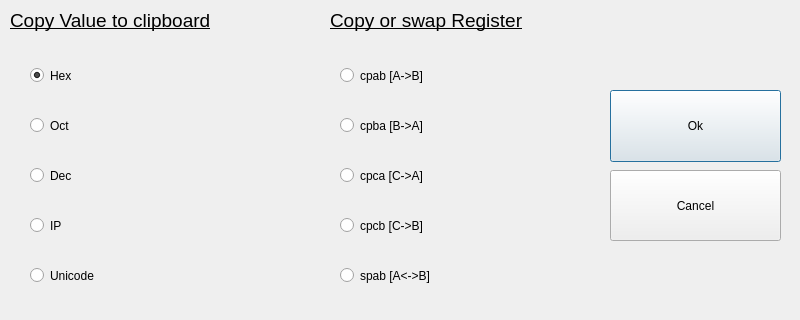
<?xml version="1.0" encoding="UTF-8"?>
<ui version="4.0">
 <class>copyDialog</class>
 <widget class="QDialog" name="copyDialog">
  <property name="geometry">
   <rect>
    <x>0</x>
    <y>0</y>
    <width>800</width>
    <height>320</height>
   </rect>
  </property>
  <property name="windowTitle">
   <string>Copy Dialog</string>
  </property>
  <widget class="QWidget" name="layoutWidget">
   <property name="geometry">
    <rect>
     <x>610</x>
     <y>90</y>
     <width>171</width>
     <height>151</height>
    </rect>
   </property>
   <layout class="QVBoxLayout" name="verticalLayout">
    <property name="spacing">
     <number>8</number>
    </property>
    <item>
     <widget class="QPushButton" name="pushButton_ok">
      <property name="sizePolicy">
       <sizepolicy hsizetype="Minimum" vsizetype="Minimum">
        <horstretch>0</horstretch>
        <verstretch>0</verstretch>
       </sizepolicy>
      </property>
      <property name="text">
       <string>Ok</string>
      </property>
     </widget>
    </item>
    <item>
     <widget class="QPushButton" name="pushButton_cancel">
      <property name="sizePolicy">
       <sizepolicy hsizetype="Minimum" vsizetype="Minimum">
        <horstretch>0</horstretch>
        <verstretch>0</verstretch>
       </sizepolicy>
      </property>
      <property name="text">
       <string>Cancel</string>
      </property>
     </widget>
    </item>
   </layout>
  </widget>
  <widget class="QRadioButton" name="radioButton_spab">
   <property name="geometry">
    <rect>
     <x>340</x>
     <y>250</y>
     <width>161</width>
     <height>51</height>
    </rect>
   </property>
   <property name="text">
    <string>spab [A&lt;-&gt;B]</string>
   </property>
   <attribute name="buttonGroup">
    <string notr="true">buttonGroup</string>
   </attribute>
  </widget>
  <widget class="QRadioButton" name="radioButton_unicode">
   <property name="geometry">
    <rect>
     <x>30</x>
     <y>250</y>
     <width>251</width>
     <height>51</height>
    </rect>
   </property>
   <property name="text">
    <string>Unicode</string>
   </property>
   <attribute name="buttonGroup">
    <string notr="true">buttonGroup</string>
   </attribute>
  </widget>
  <widget class="QRadioButton" name="radioButton_cpca">
   <property name="geometry">
    <rect>
     <x>340</x>
     <y>150</y>
     <width>161</width>
     <height>51</height>
    </rect>
   </property>
   <property name="text">
    <string>cpca [C-&gt;A]</string>
   </property>
   <attribute name="buttonGroup">
    <string notr="true">buttonGroup</string>
   </attribute>
  </widget>
  <widget class="QRadioButton" name="radioButton_dec">
   <property name="geometry">
    <rect>
     <x>30</x>
     <y>150</y>
     <width>251</width>
     <height>51</height>
    </rect>
   </property>
   <property name="text">
    <string>Dec</string>
   </property>
   <attribute name="buttonGroup">
    <string notr="true">buttonGroup</string>
   </attribute>
  </widget>
  <widget class="QRadioButton" name="radioButton_cpcb">
   <property name="geometry">
    <rect>
     <x>340</x>
     <y>200</y>
     <width>161</width>
     <height>51</height>
    </rect>
   </property>
   <property name="text">
    <string>cpcb [C-&gt;B]</string>
   </property>
   <attribute name="buttonGroup">
    <string notr="true">buttonGroup</string>
   </attribute>
  </widget>
  <widget class="QLabel" name="label_2">
   <property name="geometry">
    <rect>
     <x>10</x>
     <y>0</y>
     <width>251</width>
     <height>41</height>
    </rect>
   </property>
   <property name="font">
    <font>
     <family>MS Shell Dlg 2</family>
     <pointsize>14</pointsize>
     <italic>false</italic>
     <bold>false</bold>
     <underline>true</underline>
    </font>
   </property>
   <property name="text">
    <string>Copy Value to clipboard</string>
   </property>
  </widget>
  <widget class="QRadioButton" name="radioButton_hex">
   <property name="geometry">
    <rect>
     <x>30</x>
     <y>50</y>
     <width>251</width>
     <height>51</height>
    </rect>
   </property>
   <property name="text">
    <string>Hex</string>
   </property>
   <property name="checked">
    <bool>true</bool>
   </property>
   <attribute name="buttonGroup">
    <string notr="true">buttonGroup</string>
   </attribute>
  </widget>
  <widget class="QRadioButton" name="radioButton_ip">
   <property name="geometry">
    <rect>
     <x>30</x>
     <y>200</y>
     <width>251</width>
     <height>51</height>
    </rect>
   </property>
   <property name="text">
    <string>IP</string>
   </property>
   <attribute name="buttonGroup">
    <string notr="true">buttonGroup</string>
   </attribute>
  </widget>
  <widget class="QRadioButton" name="radioButton_oct">
   <property name="geometry">
    <rect>
     <x>30</x>
     <y>100</y>
     <width>251</width>
     <height>51</height>
    </rect>
   </property>
   <property name="text">
    <string>Oct</string>
   </property>
   <attribute name="buttonGroup">
    <string notr="true">buttonGroup</string>
   </attribute>
  </widget>
  <widget class="QLabel" name="label_3">
   <property name="geometry">
    <rect>
     <x>330</x>
     <y>0</y>
     <width>231</width>
     <height>41</height>
    </rect>
   </property>
   <property name="font">
    <font>
     <family>MS Shell Dlg 2</family>
     <pointsize>14</pointsize>
     <italic>false</italic>
     <bold>false</bold>
     <underline>true</underline>
    </font>
   </property>
   <property name="text">
    <string>Copy or swap Register</string>
   </property>
  </widget>
  <widget class="QRadioButton" name="radioButton_cpab">
   <property name="geometry">
    <rect>
     <x>340</x>
     <y>50</y>
     <width>161</width>
     <height>51</height>
    </rect>
   </property>
   <property name="text">
    <string>cpab [A-&gt;B]</string>
   </property>
   <attribute name="buttonGroup">
    <string notr="true">buttonGroup</string>
   </attribute>
  </widget>
  <widget class="QRadioButton" name="radioButton_cpba">
   <property name="geometry">
    <rect>
     <x>340</x>
     <y>100</y>
     <width>161</width>
     <height>51</height>
    </rect>
   </property>
   <property name="text">
    <string>cpba [B-&gt;A]</string>
   </property>
   <attribute name="buttonGroup">
    <string notr="true">buttonGroup</string>
   </attribute>
  </widget>
 </widget>
 <resources/>
 <connections>
  <connection>
   <sender>pushButton_cancel</sender>
   <signal>clicked()</signal>
   <receiver>copyDialog</receiver>
   <slot>reject()</slot>
   <hints>
    <hint type="sourcelabel">
     <x>655</x>
     <y>194</y>
    </hint>
    <hint type="destinationlabel">
     <x>399</x>
     <y>124</y>
    </hint>
   </hints>
  </connection>
  <connection>
   <sender>pushButton_ok</sender>
   <signal>clicked()</signal>
   <receiver>copyDialog</receiver>
   <slot>accept()</slot>
   <hints>
    <hint type="sourcelabel">
     <x>655</x>
     <y>116</y>
    </hint>
    <hint type="destinationlabel">
     <x>399</x>
     <y>124</y>
    </hint>
   </hints>
  </connection>
 </connections>
 <buttongroups>
  <buttongroup name="buttonGroup"/>
 </buttongroups>
</ui>
